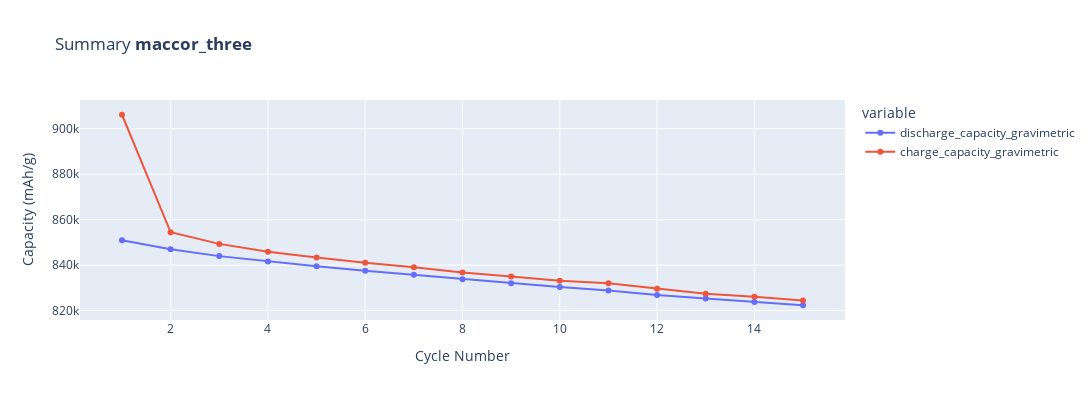

The code cell stored with this chart in its notebook:
### Code cell
plotutils.summary_plot(c, width=1200, height=400)

### Figure 1 — Plotly figure (JSON) as saved in the notebook; plotly's stock layout.template omitted (floating-point values rounded to 4 significant figures)
{"data": [{"hovertemplate": "variable=discharge_capacity_gravimetric<br>Cycle Number=%{x}<br>Capacity (mAh/g)=%{y}<extra></extra>", "legendgroup": "discharge_capacity_gravimetric", "line": {"color": "#636efa", "dash": "solid"}, "marker": {"symbol": "circle"}, "mode": "lines+markers", "name": "discharge_capacity_gravimetric", "orientation": "h", "showlegend": true, "type": "scatter", "x": [1, 2, 3, 4, 5, 6, 7, 8, 9, 10, 11, 12, 13, 14, 15], "xaxis": "x", "y": [850900.0, 847000.0, 843900.0, 841600.0, 839500.0, 837500.0, 835700.0, 833700.0, 832000.0, 830400.0, 828800.0, 826800.0, 825300.0, 823800.0, 822300.0], "yaxis": "y"}, {"hovertemplate": "variable=charge_capacity_gravimetric<br>Cycle Number=%{x}<br>Capacity (mAh/g)=%{y}<extra></extra>", "legendgroup": "charge_capacity_gravimetric", "line": {"color": "#EF553B", "dash": "solid"}, "marker": {"symbol": "circle"}, "mode": "lines+markers", "name": "charge_capacity_gravimetric", "orientation": "h", "showlegend": true, "type": "scatter", "x": [1, 2, 3, 4, 5, 6, 7, 8, 9, 10, 11, 12, 13, 14, 15], "xaxis": "x", "y": [906112, 854400.0, 849300.0, 845900.0, 843400.0, 841000.0, 839100.0, 836800.0, 835000.0, 833100.0, 832000.0, 829500.0, 827400.0, 826100.0, 824400.0], "yaxis": "y"}], "layout": {"height": 400, "legend": {"title": {"text": "variable"}, "tracegroupgap": 0}, "title": {"text": "Summary <b>maccor_three</b>"}, "width": 1200, "xaxis": {"anchor": "y", "domain": [0, 1], "title": {"text": "Cycle Number"}}, "yaxis": {"anchor": "x", "domain": [0, 1], "title": {"text": "Capacity (mAh/g)"}}}}
